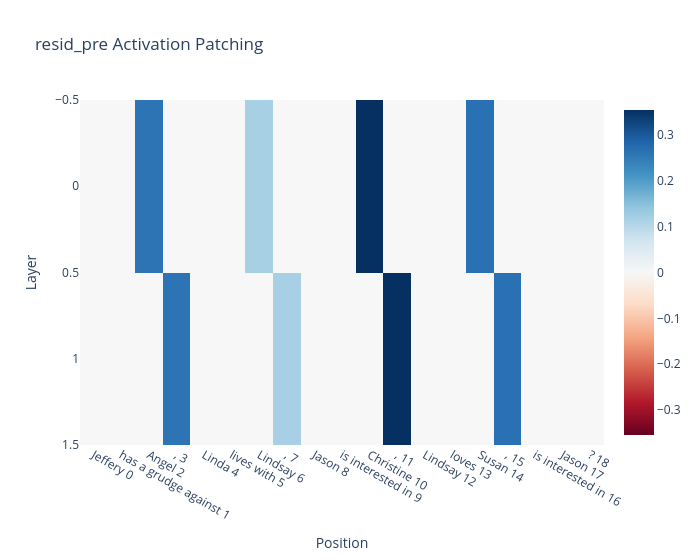

Notebook code for this chart:
### Code cell
act_patch_resid_pre = patching.get_act_patch_resid_pre(
    model=model,
    corrupted_tokens=corrupted_tokens,
    clean_cache=clean_cache,
    patching_metric=_metric,
)

labels = [f"{tok} {i}" for i, tok in enumerate(clean_prompts[0])]

imshow(
    act_patch_resid_pre,
    labels={"x": "Position", "y": "Layer"},
    x=labels,
    title="resid_pre Activation Patching",
    width=700,
)

### Figure 1 — Plotly figure (JSON) as saved in the notebook; plotly's stock layout.template omitted (floating-point values rounded to 4 significant figures)
{"data": [{"coloraxis": "coloraxis", "hovertemplate": "Position: %{x}<br>Layer: %{y}<br>color: %{z}<extra></extra>", "name": "0", "type": "heatmap", "x": ["Jeffery 0", "has a grudge against 1", "Angel 2", ", 3", "Linda 4", "lives with 5", "Lindsay 6", ", 7", "Jason 8", "is interested in 9", "Christine 10", ", 11", "Lindsay 12", "loves 13", "Susan 14", ", 15", "is interested in 16", "Jason 17", "? 18"], "xaxis": "x", "yaxis": "y", "z": [[0, 0, 0.2616, 0, 0, 0, 0.1177, 0, 0, 0, 0.3546, 0, 0, 0, 0.2661, 0, 0, 0, 0], [0, 0, 1.035e-06, 0.2615, 0, -4.705e-08, 4.705e-08, 0.1178, 0, 0, 4.705e-08, 0.3547, -4.705e-08, -9.41e-08, 4.705e-08, 0.2663, 1.411e-07, 1.411e-07, -0.0005005]]}], "layout": {"coloraxis": {"cmid": 0, "colorscale": [[0, "rgb(103,0,31)"], [0.1, "rgb(178,24,43)"], [0.2, "rgb(214,96,77)"], [0.3, "rgb(244,165,130)"], [0.4, "rgb(253,219,199)"], [0.5, "rgb(247,247,247)"], [0.6, "rgb(209,229,240)"], [0.7, "rgb(146,197,222)"], [0.8, "rgb(67,147,195)"], [0.9, "rgb(33,102,172)"], [1, "rgb(5,48,97)"]]}, "title": {"text": "resid_pre Activation Patching"}, "width": 700, "xaxis": {"anchor": "y", "constrain": "domain", "domain": [0, 1], "scaleanchor": "y", "title": {"text": "Position"}}, "yaxis": {"anchor": "x", "autorange": "reversed", "constrain": "domain", "domain": [0, 1], "title": {"text": "Layer"}}}}
